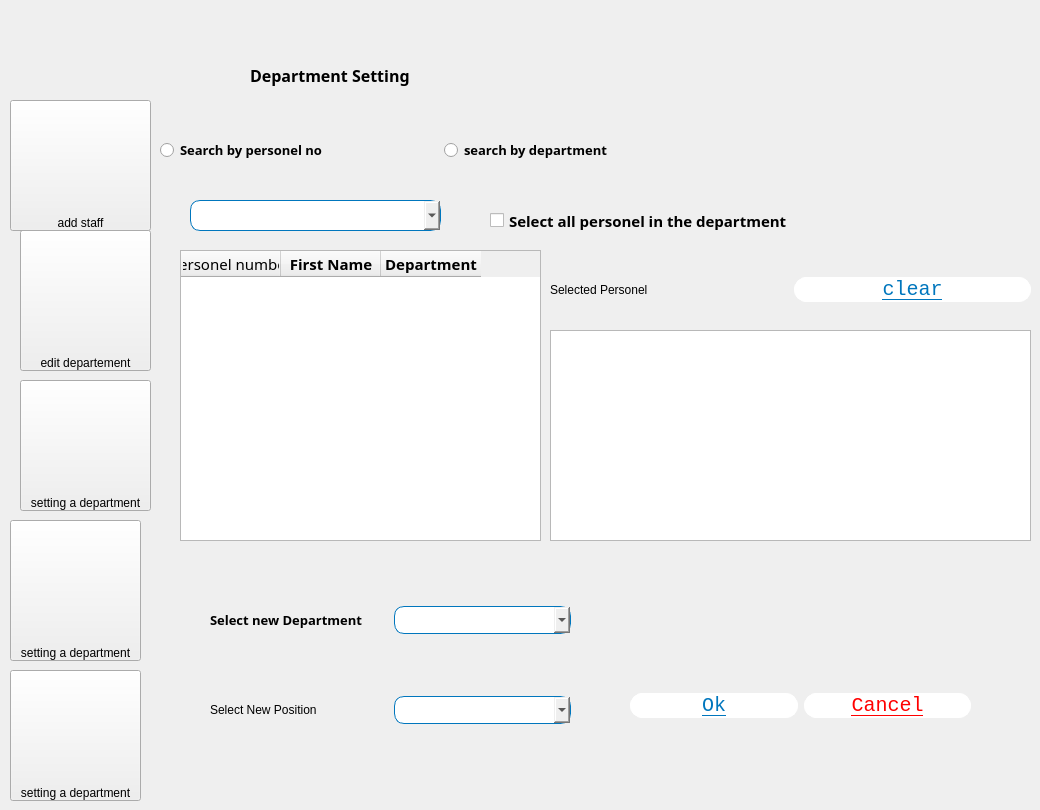
      <widget class="QWidget" name="settingdepartment">
       <widget class="QWidget" name="horizontalLayoutWidget_3">
        <property name="geometry">
         <rect>
          <x>160</x>
          <y>110</y>
          <width>561</width>
          <height>80</height>
         </rect>
        </property>
        <layout class="QHBoxLayout" name="horizontalLayout_3">
         <item>
          <widget class="QRadioButton" name="search_personel_rb">
           <property name="font">
            <font>
             <family>Yu Gothic UI Semibold</family>
             <pointsize>10</pointsize>
             <weight>75</weight>
             <bold>true</bold>
            </font>
           </property>
           <property name="text">
            <string>Search by personel no</string>
           </property>
          </widget>
         </item>
         <item>
          <widget class="QRadioButton" name="search_dep_rb">
           <property name="font">
            <font>
             <family>Yu Gothic UI Semibold</family>
             <pointsize>10</pointsize>
             <weight>75</weight>
             <bold>true</bold>
            </font>
           </property>
           <property name="text">
            <string>search by department</string>
           </property>
          </widget>
         </item>
        </layout>
       </widget>
       <widget class="QTableWidget" name="tableWidget_3">
        <property name="geometry">
         <rect>
          <x>550</x>
          <y>330</y>
          <width>481</width>
          <height>211</height>
         </rect>
        </property>
       </widget>
       <widget class="QCheckBox" name="select_all_chbx">
        <property name="geometry">
         <rect>
          <x>490</x>
          <y>200</y>
          <width>351</width>
          <height>41</height>
         </rect>
        </property>
        <property name="font">
         <font>
          <family>Yu Gothic UI Semibold</family>
          <pointsize>11</pointsize>
          <weight>75</weight>
          <bold>true</bold>
         </font>
        </property>
        <property name="text">
         <string>Select all personel in the department</string>
        </property>
       </widget>
       <widget class="QWidget" name="horizontalLayoutWidget_5">
        <property name="geometry">
         <rect>
          <x>210</x>
          <y>670</y>
          <width>361</width>
          <height>80</height>
         </rect>
        </property>
        <layout class="QHBoxLayout" name="horizontalLayout_5">
         <item>
          <widget class="QLabel" name="label_32">
           <property name="text">
            <string>Select New Position</string>
           </property>
          </widget>
         </item>
         <item>
          <widget class="QComboBox" name="comboBox_3">
           <property name="minimumSize">
            <size>
             <width>0</width>
             <height>28</height>
            </size>
           </property>
           <property name="styleSheet">
            <string notr="true">border :1px solid #0076bd;
border-radius:10px;</string>
           </property>
          </widget>
         </item>
        </layout>
       </widget>
       <widget class="QWidget" name="horizontalLayoutWidget_6">
        <property name="geometry">
         <rect>
          <x>630</x>
          <y>690</y>
          <width>341</width>
          <height>31</height>
         </rect>
        </property>
        <layout class="QHBoxLayout" name="horizontalLayout_6">
         <item>
          <widget class="QPushButton" name="approve_updt">
           <property name="styleSheet">
            <string notr="true">background-color:#fff;
color:#0076bd;
border: 1px solid #fff;
border-radius:12px;
text-decoration: underline;
font-family:monospace;
font-size:20px
</string>
           </property>
           <property name="text">
            <string>Ok</string>
           </property>
          </widget>
         </item>
         <item>
          <widget class="QPushButton" name="cncl_depupt">
           <property name="styleSheet">
            <string notr="true">background-color:#fff;
color:#ff0000;
border: 1px solid #fff;
border-radius:12px;
text-decoration: underline;
font-family:monospace;
font-size:20px
</string>
           </property>
           <property name="text">
            <string>Cancel</string>
           </property>
          </widget>
         </item>
        </layout>
       </widget>
       <widget class="QLabel" name="label_4">
        <property name="geometry">
         <rect>
          <x>250</x>
          <y>50</y>
          <width>201</width>
          <height>51</height>
         </rect>
        </property>
        <property name="font">
         <font>
          <family>Yu Gothic UI Semibold</family>
          <pointsize>12</pointsize>
          <weight>75</weight>
          <bold>true</bold>
         </font>
        </property>
        <property name="text">
         <string>Department Setting</string>
        </property>
       </widget>
       <widget class="QTableWidget" name="tableWidget_2">
        <property name="geometry">
         <rect>
          <x>180</x>
          <y>250</y>
          <width>361</width>
          <height>291</height>
         </rect>
        </property>
        <column>
         <property name="text">
          <string>Personel number</string>
         </property>
         <property name="font">
          <font>
           <family>Yu Gothic UI Semibold</family>
           <pointsize>11</pointsize>
          </font>
         </property>
        </column>
        <column>
         <property name="text">
          <string>First Name</string>
         </property>
         <property name="font">
          <font>
           <family>Yu Gothic UI Semibold</family>
           <pointsize>11</pointsize>
           <weight>75</weight>
           <bold>true</bold>
          </font>
         </property>
        </column>
        <column>
         <property name="text">
          <string>Department</string>
         </property>
         <property name="font">
          <font>
           <family>Yu Gothic UI Semibold</family>
           <pointsize>11</pointsize>
           <weight>75</weight>
           <bold>true</bold>
          </font>
         </property>
        </column>
       </widget>
       <widget class="QComboBox" name="comboBox">
        <property name="geometry">
         <rect>
          <x>190</x>
          <y>200</y>
          <width>251</width>
          <height>31</height>
         </rect>
        </property>
        <property name="styleSheet">
         <string notr="true">border :1px solid #0076bd;
border-radius:10px;</string>
        </property>
       </widget>
       <widget class="QWidget" name="horizontalLayoutWidget_7">
        <property name="geometry">
         <rect>
          <x>550</x>
          <y>250</y>
          <width>481</width>
          <height>80</height>
         </rect>
        </property>
        <layout class="QHBoxLayout" name="horizontalLayout_7">
         <item>
          <widget class="QLabel" name="label_33">
           <property name="text">
            <string>Selected Personel</string>
           </property>
          </widget>
         </item>
         <item>
          <widget class="QPushButton" name="clrselected">
           <property name="styleSheet">
            <string notr="true">background-color:#fff;
color:#0076bd;
border: 1px solid #fff;
border-radius:12px;
text-decoration: underline;
font-family:monospace;
font-size:20px
</string>
           </property>
           <property name="text">
            <string>clear</string>
           </property>
          </widget>
         </item>
        </layout>
       </widget>
       <widget class="QWidget" name="horizontalLayoutWidget_4">
        <property name="geometry">
         <rect>
          <x>210</x>
          <y>580</y>
          <width>361</width>
          <height>80</height>
         </rect>
        </property>
        <layout class="QHBoxLayout" name="horizontalLayout_4">
         <item>
          <widget class="QLabel" name="label_31">
           <property name="font">
            <font>
             <family>Yu Gothic UI Semibold</family>
             <pointsize>10</pointsize>
             <weight>75</weight>
             <bold>true</bold>
            </font>
           </property>
           <property name="text">
            <string>Select new Department</string>
           </property>
          </widget>
         </item>
         <item>
          <widget class="QComboBox" name="comboBox_2">
           <property name="minimumSize">
            <size>
             <width>0</width>
             <height>28</height>
            </size>
           </property>
           <property name="styleSheet">
            <string notr="true">border :1px solid #0076bd;
border-radius:10px;</string>
           </property>
          </widget>
         </item>
        </layout>
       </widget>
       <widget class="QPushButton" name="pushButton_50">
        <property name="geometry">
         <rect>
          <x>20</x>
          <y>230</y>
          <width>131</width>
          <height>141</height>
         </rect>
        </property>
        <property name="styleSheet">
         <string notr="true">background-image:url(:/edit/Edit.png);
background-repeat:no-repeat;
height:12px;
text-align:bottom;</string>
        </property>
        <property name="text">
         <string>edit departement</string>
        </property>
       </widget>
       <widget class="QPushButton" name="pushButton_51">
        <property name="geometry">
         <rect>
          <x>10</x>
          <y>520</y>
          <width>131</width>
          <height>141</height>
         </rect>
        </property>
        <property name="styleSheet">
         <string notr="true">background:url(:/del/delete.png);
background-repeat:no-repeat;
height:12px;
text-align:bottom;</string>
        </property>
        <property name="text">
         <string>setting a department</string>
        </property>
       </widget>
       <widget class="QPushButton" name="pushButton_52">
        <property name="geometry">
         <rect>
          <x>10</x>
          <y>100</y>
          <width>141</width>
          <height>131</height>
         </rect>
        </property>
        <property name="styleSheet">
         <string notr="true">background:url(:/staff/staff.png);
background-repeat:no-repeat;
height:12px;
text-align:bottom;</string>
        </property>
        <property name="text">
         <string>add staff</string>
        </property>
       </widget>
       <widget class="QPushButton" name="pushButton_53">
        <property name="geometry">
         <rect>
          <x>10</x>
          <y>670</y>
          <width>131</width>
          <height>131</height>
         </rect>
        </property>
        <property name="styleSheet">
         <string notr="true">background:url(:/act/Active.png);
background-repeat:no-repeat;
height:12px;
text-align:bottom;</string>
        </property>
        <property name="text">
         <string>setting a department</string>
        </property>
       </widget>
       <widget class="QPushButton" name="pushButton_54">
        <property name="geometry">
         <rect>
          <x>20</x>
          <y>380</y>
          <width>131</width>
          <height>131</height>
         </rect>
        </property>
        <property name="styleSheet">
         <string notr="true">background:url(:/setting/setting.png);
background-repeat:no-repeat;
height:12px;
text-align:bottom;</string>
        </property>
        <property name="text">
         <string>setting a department</string>
        </property>
       </widget>
      </widget>
